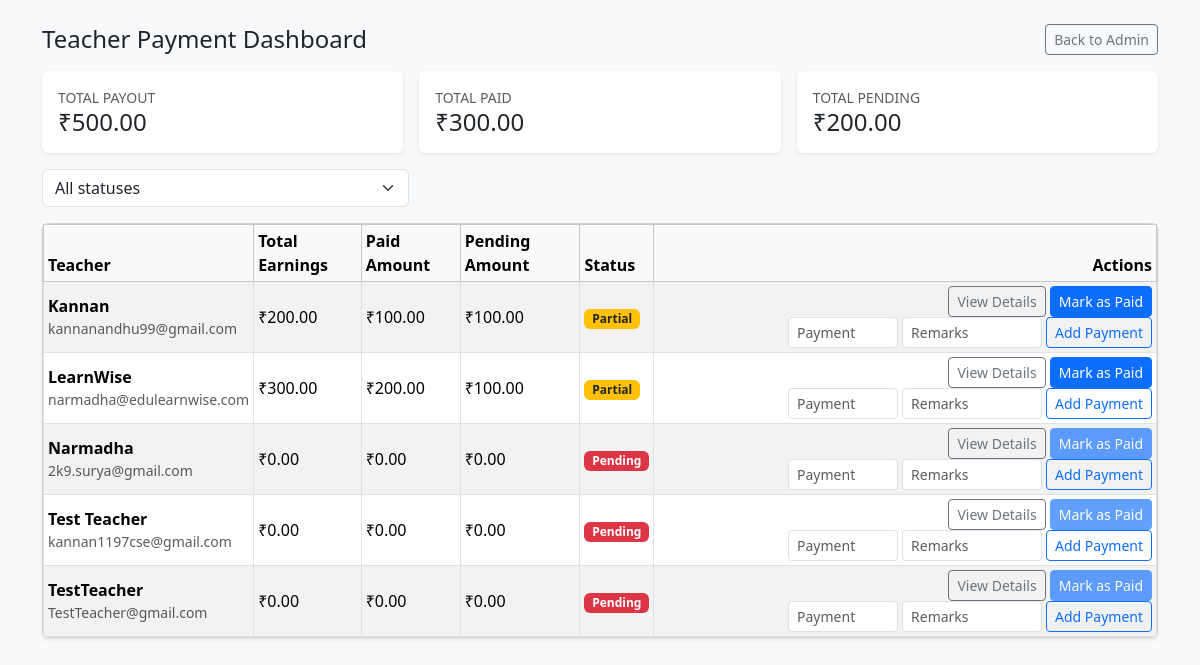
The page /LMS-Project/payments/teacher_payments.php (signed in) on the database as committed earlier.
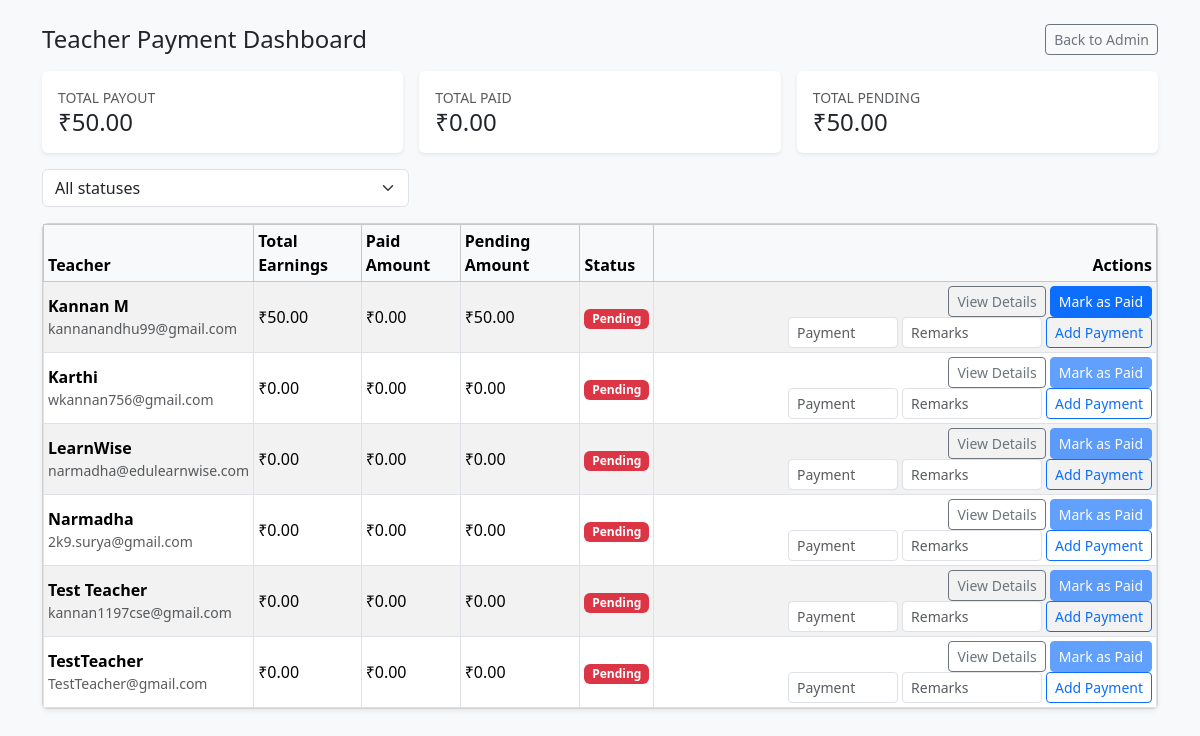
The same page on the database as committed later.
### tables this page shows
CREATE TABLE `users` (
  `id` int unsigned NOT NULL AUTO_INCREMENT,
  `name` varchar(191) NOT NULL,
  `email` varchar(191) NOT NULL,
  `phone` varchar(32) DEFAULT NULL,
  `password_hash` varchar(191) NOT NULL,
  `role` enum('admin','teacher','student') NOT NULL DEFAULT 'student',
  `timezone` varchar(64) NOT NULL DEFAULT 'UTC',
  `status` enum('active','inactive') NOT NULL DEFAULT 'active',
  `created_at` timestamp NULL DEFAULT CURRENT_TIMESTAMP,
  `updated_at` timestamp NULL DEFAULT CURRENT_TIMESTAMP ON UPDATE CURRENT_TIMESTAMP,
  PRIMARY KEY (`id`),
  UNIQUE KEY `email` (`email`)
);

### LMS-Project/app/lib/helpers.php (called while the page is built, shortened)
<?php
if (!function_exists('parseInrAmount')) {
    function parseInrAmount(mixed $value): float
    {
        return round((float) $value, 2);
    }
}
if (!function_exists('formatCurrency')) {
    function formatCurrency($amount): string
    {
        return '₹' . number_format(parseInrAmount($amount), 2);
    }
}
if (!function_exists('appWebPath')) {
    function appWebPath(): string
    {
        static $cached = null;
        if ($cached !== null) {
            return $cached;
        }
        $webPath = '';
        if (defined('APP_URL') && APP_URL !== '') {
            $parsed = parse_url((string) APP_URL);
            $webPath = is_array($parsed) ? rtrim((string) ($parsed['path'] ?? ''), '/') : '';
        }
        $cached = $webPath;
        return $cached;
    }
}

### LMS-Project/payments/payment_helper.php (called while the page is built, shortened)
<?php
function derivePayoutStatus(float $totalEarnings, float $paidAmount): string
{
    $pending = $totalEarnings - $paidAmount;
    if ($paidAmount <= 0.0) {
        return 'pending';
    }
    return 'partial';
}
function getAllTeacherPayoutSummaries(string $statusFilter = ''): array
{
    $pdo = db();
    $stmt = $pdo->query(
        'SELECT
            u.id AS teacher_id,
            u.name AS teacher_name,
            u.email AS teacher_email,
            COALESCE(c.total_earnings, 0) AS total_earnings,
            COALESCE(p.paid_amount, 0) AS paid_amount
         FROM users u
         LEFT JOIN (
            SELECT teacher_id, SUM(payout_amount) AS total_earnings
            FROM class_sessions
            WHERE status = "completed"
            GROUP BY teacher_id
         ) c ON c.teacher_id = u.id
         LEFT JOIN (
            SELECT teacher_id, SUM(amount) AS paid_amount
            FROM teacher_payment_logs
            WHERE status = "paid"
            GROUP BY teacher_id
         ) p ON p.teacher_id = u.id
         WHERE u.role = "teacher"
         ORDER BY u.name'
    );
    $rows = $stmt->fetchAll() ?: [];
    $items = [];
    foreach ($rows as $row) {
        $totalEarnings = (float) ($row['total_earnings'] ?? 0);
        $paidAmount = (float) ($row['paid_amount'] ?? 0);
        $pendingAmount = $totalEarnings - $paidAmount;
        $status = derivePayoutStatus($totalEarnings, $paidAmount);
        $items[] = [
            'teacher_id' => (int) ($row['teacher_id'] ?? 0),
            'name' => (string) ($row['teacher_name'] ?? ''),
            'email' => (string) ($row['teacher_email'] ?? ''),
            'total_earnings' => $totalEarnings,
            'paid_amount' => $paidAmount,
            'pending_amount' => $pendingAmount,
            'status' => $status,
        ];
    }
    return $items;
}

### LMS-Project/payments/teacher_payments.php (the view, shortened to what this page needs)
<?php
require_once __DIR__ . '/payment_helper.php';
$statusFilter = (string) ($_GET['status'] ?? '');
$appBase = rtrim((string) appWebPath(), '/');
$paymentsRouteBase = $appBase . '/admin/payments';
$rows = getAllTeacherPayoutSummaries($statusFilter);
$totalPayout = 0.0;
$totalPaid = 0.0;
$totalPending = 0.0;
foreach ($rows as $row) {
    $totalPayout += (float) ($row['total_earnings'] ?? 0);
    $totalPaid += (float) ($row['paid_amount'] ?? 0);
    $totalPending += (float) ($row['pending_amount'] ?? 0);
}
?>
<!doctype html>
<html lang="en">
<head>
    <link href="https://cdn.jsdelivr.net/npm/bootstrap@5.3.3/dist/css/bootstrap.min.css" rel="stylesheet">
</head>
<body class="bg-light">
<div class="container py-4">
    <div class="d-flex justify-content-between align-items-center mb-3">
        <h1 class="h4 mb-0">Teacher Payment Dashboard</h1>
        <a href="<?= htmlspecialchars($appBase . '/admin') ?>" class="btn btn-outline-secondary btn-sm">Back to Admin</a>
    </div>
    <div class="row g-3 mb-3">
        <div class="col-12 col-md-4">
            <div class="card border-0 shadow-sm h-100">
                <div class="card-body">
                    <div class="small text-muted text-uppercase">Total Payout</div>
                    <div class="h4 mb-0"><?= htmlspecialchars(formatCurrency((float) $totalPayout)) ?></div>
                </div>
            </div>
        </div>
        <div class="col-12 col-md-4">
            <div class="card border-0 shadow-sm h-100">
                <div class="card-body">
                    <div class="small text-muted text-uppercase">Total Paid</div>
                    <div class="h4 mb-0"><?= htmlspecialchars(formatCurrency((float) $totalPaid)) ?></div>
                </div>
            </div>
        </div>
        <div class="col-12 col-md-4">
            <div class="card border-0 shadow-sm h-100">
                <div class="card-body">
                    <div class="small text-muted text-uppercase">Total Pending</div>
                    <div class="h4 mb-0"><?= htmlspecialchars(formatCurrency((float) $totalPending)) ?></div>
                </div>
            </div>
        </div>
    </div>
    <form class="row g-2 mb-3" method="get">
        <div class="col-md-4">
            <select class="form-select" name="status" onchange="this.form.submit()">
                <option value="">All statuses</option>
            </select>
        </div>
    </form>
    <div class="card shadow-sm">
        <div class="table-responsive">
            <table class="table table-sm table-striped table-hover table-bordered mb-0 align-middle payments-table">
                <thead class="table-light">
                <tr>
                    <th>Teacher</th>
                    <th>Total Earnings</th>
                    <th>Paid Amount</th>
                    <th>Pending Amount</th>
                    <th>Status</th>
                    <th class="text-end">Actions</th>
                </tr>
                </thead>
                <tbody>
                <?php if (empty($rows)): ?>
                    <tr><td colspan="6" class="text-muted text-center p-4">No payment data available</td></tr>
                <?php else: ?>
                    <?php foreach ($rows as $r): ?>
                        <tr>
                            <td>
                                <div class="fw-semibold"><?= htmlspecialchars((string) $r['name']) ?></div>
                                <div class="text-muted small"><?= htmlspecialchars((string) $r['email']) ?></div>
                            </td>
                            <td><?= htmlspecialchars(formatCurrency((float) $r['total_earnings'])) ?></td>
                            <td><?= htmlspecialchars(formatCurrency((float) $r['paid_amount'])) ?></td>
                            <td><?= htmlspecialchars(formatCurrency((float) $r['pending_amount'])) ?></td>
                            <td>
                                <?php $status = (string) ($r['status'] ?? 'pending'); ?>
                                <?php
                                $badge = 'bg-danger';
                                if ($status === 'paid') {
                                    $badge = 'bg-success';
                                } elseif ($status === 'partial') {
                                    $badge = 'bg-warning text-dark';
                                } elseif ($status === 'advance') {
                                    $badge = 'bg-primary';
                                }
                                ?>
                                <span class="badge <?= $badge ?> text-capitalize"><?= htmlspecialchars($status) ?></span>
                            </td>
                            <td class="text-end">
                                <a href="<?= htmlspecialchars($paymentsRouteBase . '/details?teacher_id=' . (int) $r['teacher_id']) ?>" class="btn btn-sm btn-outline-secondary">View Details</a>
                                <form method="post" action="<?= htmlspecialchars($paymentsRouteBase . '/process') ?>" class="d-inline">
                                    <button type="submit" name="mark_paid" value="1" class="btn btn-sm btn-primary" <?= (float) $r['pending_amount'] <= 0 ? 'disabled' : '' ?>>Mark as Paid</button>
                                </form>
                                <form method="post" action="<?= htmlspecialchars($paymentsRouteBase . '/process') ?>" class="d-inline-flex gap-1 ms-1">
                                    <input type="number" step="0.01" min="0.01" class="form-control form-control-sm" name="advance_amount" placeholder="Payment" required style="width: 110px;">
                                    <input type="text" class="form-control form-control-sm" name="remarks" placeholder="Remarks" style="width: 140px;">
                                    <button type="submit" name="add_payment" value="1" class="btn btn-sm btn-outline-primary">Add Payment</button>
                                </form>
                            </td>
                        </tr>
                    <?php endforeach; ?>
                <?php endif; ?>
                </tbody>
            </table>
        </div>
    </div>
</div>
</body>
</html>

### LMS-Project/payments/teacher_payments.php (style rules this page uses)
.payments-table tbody tr { transition: background-color .15s ease-in-out; }

Rows that differ between the two databases and show on the page:
changed users "kannanandhu99@gmail.com": name "Kannan" → "Kannan M"; total_earnings "₹200.00" → "₹50.00"; paid_amount "₹100.00" → "₹0.00"; pending_amount "₹100.00" → "₹50.00"; status "Partial" → "Pending"
added users: name "Karthi", email "wkannan756@gmail.com", total_earnings "₹0.00", paid_amount "₹0.00", pending_amount "₹0.00", status "Pending"
computed for users "LearnWise": total_earnings "₹300.00" → "₹0.00"; paid_amount "₹200.00" → "₹0.00"; pending_amount "₹100.00" → "₹0.00"; status "Partial" → "Pending"
Other text that changed with them:
formatCurrency((float) $totalPayout): "₹500.00" → "₹50.00"
formatCurrency((float) $totalPaid): "₹300.00" → "₹0.00"
formatCurrency((float) $totalPending): "₹200.00" → "₹50.00"
